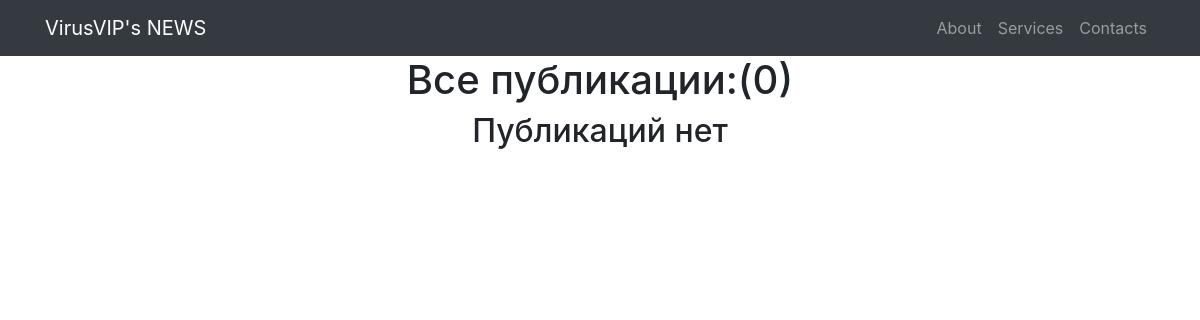
Before: /news/ with the older database file.
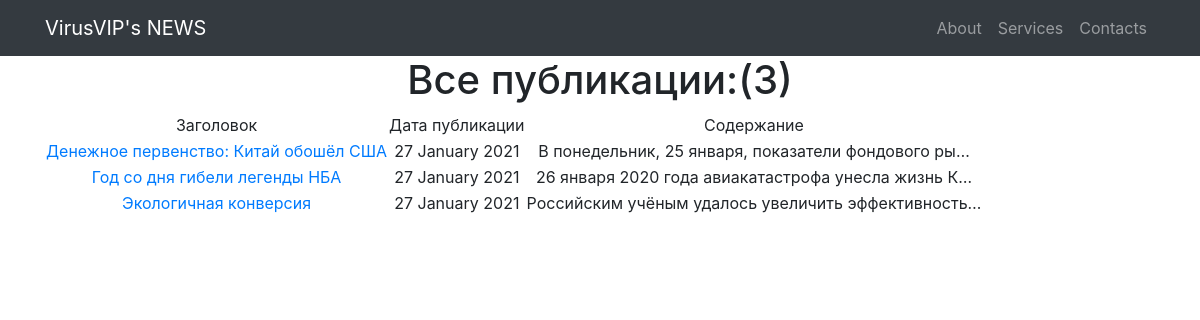
After: the same page with the newer database file.
### news/models.py (models this page shows, shortened)
class Post(models.Model):
    news = 'NE'
    articles = 'AR'
    CHOICE = [(news, 'Новость'), (articles, 'Статья')]
    type = models.CharField(max_length=2, choices=CHOICE, default='NE')
    create_date = models.DateTimeField(auto_now_add=True)
    header = models.CharField(max_length=255)
    text = models.TextField()
    rating = models.IntegerField(default=0)
    author = models.ForeignKey(Author, on_delete=models.CASCADE)
    category = models.ManyToManyField(Category, through='PostCategory')

### news/views.py (the view)
# urls.py: path('', PostsList.as_view()),
class PostsList(ListView):
    model = Post
    template_name = 'posts.html'
    context_object_name = 'posts'
    queryset = Post.objects.order_by('-create_date')

### news/templatetags/custom_filters.py (called while the page is built)
@register.filter(name='censor') # регестрируем наш фильтр под именем censor, чтоб django понимал, что это именно фильтр, а не простая функция
def censor(value): # Используем как value|censor
    if isinstance(value, str):
        string = value
        words = ['хуй', 'пизда']
        cens_word = 'Джигурда'
        for word in words:
            string = str.replace(string, word, cens_word)
        return string
    else:
        raise ValueError(f'искомое поле - не текст') # в случае если кто-то неправильно воспользовался нашим тегом, это будет ошибкой

### templates/posts.html (shortened to what this page needs)
{% extends 'flatpages/default.html' %}
{% load custom_filters %}
{% block content %}
<h1>Все публикации:({{ posts|length }})</h1>
    {% if posts %}
        <table>
            <tr>
                <td>Заголовок</td>
                <td>Дата публикации</td>
                <td>Содержание</td>
            </tr>
            {% for post in posts %}
            <tr>
                <td><a href="{{post.id}}">{{post.header|censor}}</a></td>
                <td>{{post.create_date|date:'d F Y'}}</td>
                <td>{{post.text|truncatechars:50|censor}}</td>
            </tr>
            {% endfor %}
    {% else %}
        <h2>Публикаций нет</h2>
    {% endif %}
{% endblock content %}

### templates/flatpages/default.html (shortened to what this page needs)
{% load static %}
<!DOCTYPE html>
<html lang="en">
<head>
  <link href="{%static 'vendor/bootstrap/css/bootstrap.min.css' %}" rel="stylesheet">
</head>
<body>
  <nav class="navbar navbar-expand-lg navbar-dark bg-dark static-top">
    <div class="container">
      <a class="navbar-brand" href="/news">VirusVIP's NEWS</a>
      <div class="collapse navbar-collapse" id="navbarResponsive">
        <ul class="navbar-nav ml-auto">
          <li class="nav-item">
            <a class="nav-link" href="/about">About</a>
          </li>
          <li class="nav-item">
            <a class="nav-link" href="/services">Services</a>
          </li>
          <li class="nav-item">
            <a class="nav-link" href="/contacts">Contacts</a>
          </li>
        </ul>
      </div>
    </div>
  </nav>
  <div class="container">
    <div class="row">
      <div class="col-lg-12 text-center">
       {% block content %}{% endblock content %}
      </div>
    </div>
  </div>
</body>
</html>

Changed rows visible on the page:
added Post: header|censor "Денежное первенство: Китай обошёл США", create_date "27 January 2021", text|censor "В понедельник, 25 января, показатели фондового ры…"
added Post: header|censor "Год со дня гибели легенды НБА", create_date "27 January 2021", text|censor "26 января 2020 года авиакатастрофа унесла жизнь К…"
added Post: header|censor "Экологичная конверсия", create_date "27 January 2021", text|censor "Российским учёным удалось увеличить эффективность…"
Other visible differences:
{{ posts|length }}: "0" → "3"
text no longer shown: "Публикаций нет"
text now shown: "Заголовок Дата публикации Содержание"
